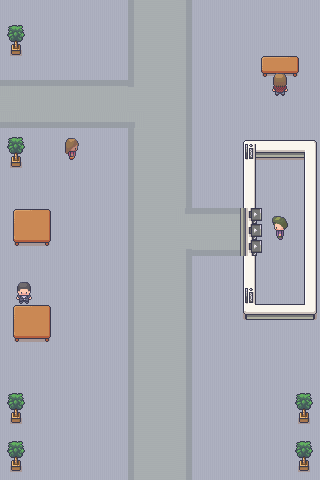

Rendered tile map (Tiled .tmx) drawn with the repository's tilesets; below, a short description and the full map source, tile grids included:
An orthogonal 20x30 tile map with 16x16 px tiles, 3 tile layers (Floor, Furniture, People), 6 tilesets.

<map version="1.10" tiledversion="1.12.1" orientation="orthogonal" renderorder="right-down" width="20" height="30" tilewidth="16" tileheight="16" infinite="0" nextlayerid="4" nextobjectid="1">
 <editorsettings>
  <export target="student union.tmj" format="json" />
 </editorsettings>
 <tileset firstgid="1" name="Room_Builder_free_16x16" tilewidth="16" tileheight="16" tilecount="391" columns="17">
  <image source="../../oldAssets/Modern tiles_Free 16x16/Interiors_free/16x16/Room_Builder_free_16x16.png" width="272" height="368" />
 </tileset>
 <tileset firstgid="392" name="Interiors_free_16x16" tilewidth="16" tileheight="16" tilecount="1424" columns="16">
  <image source="../../oldAssets/Modern tiles_Free 16x16/Interiors_free/16x16/Interiors_free_16x16.png" width="256" height="1424" />
 </tileset>
 <tileset firstgid="1816" name="Adam_16x16" tilewidth="16" tileheight="16" tilecount="336" columns="24">
  <image source="../../oldAssets/Modern tiles_Free 16x16/Characters_free/Adam_16x16.png" width="384" height="224" />
 </tileset>
 <tileset firstgid="2152" name="Alex_16x16" tilewidth="16" tileheight="16" tilecount="336" columns="24">
  <image source="../../oldAssets/Modern tiles_Free 16x16/Characters_free/Alex_16x16.png" width="384" height="224" />
 </tileset>
 <tileset firstgid="2488" name="Bob_16x16" tilewidth="16" tileheight="16" tilecount="336" columns="24">
  <image source="../../oldAssets/Modern tiles_Free 16x16/Characters_free/Bob_16x16.png" width="384" height="224" />
 </tileset>
 <tileset firstgid="2824" name="Amelia_16x16" tilewidth="16" tileheight="16" tilecount="336" columns="24">
  <image source="../../oldAssets/Modern tiles_Free 16x16/Characters_free/Amelia_16x16.png" width="384" height="224" />
 </tileset>
 <layer id="1" name="Floor" width="20" height="30">
  <data encoding="csv">
295,295,295,295,295,295,295,295,216,217,217,3221225688,295,295,295,295,295,295,295,295,
295,295,295,295,295,295,295,295,216,217,217,3221225688,295,295,295,295,295,295,295,295,
295,295,295,295,295,295,295,295,216,217,217,3221225688,295,295,295,295,295,295,295,295,
295,295,295,295,295,295,295,295,216,217,217,3221225688,295,295,295,295,295,295,295,295,
295,295,295,295,295,295,295,295,216,217,217,3221225688,295,295,295,295,295,295,295,295,
2684354776,536871128,536871128,536871128,536871128,536871128,536871128,536871128,201,217,217,3221225688,295,295,295,295,295,295,295,295,
217,1610612953,1610612953,1610612953,1610612953,1610612953,1610612953,1610612953,217,217,217,3221225688,295,295,295,295,295,295,295,295,
1610612952,3758096600,3758096600,3758096600,3758096600,3758096600,3758096600,3758096600,1610612937,217,217,3221225688,295,295,295,295,295,295,295,295,
295,295,295,295,295,295,295,295,216,217,217,3221225688,295,295,295,295,295,295,295,295,
295,295,295,295,295,295,295,295,216,217,217,3221225688,295,295,295,295,295,295,295,295,
295,295,295,295,295,295,295,295,216,217,217,3221225688,295,295,295,295,295,295,295,295,
295,295,295,295,295,295,295,295,216,217,217,3221225688,295,295,295,295,295,295,295,295,
295,295,295,295,295,295,295,295,216,217,217,3221225688,295,295,295,295,295,295,295,295,
295,295,295,295,295,295,295,295,216,217,217,2684354761,2684354776,2684354776,2684354776,295,295,295,295,295,
295,295,295,295,295,295,295,295,216,217,217,217,217,217,217,295,295,295,295,295,
295,295,295,295,295,295,295,295,216,217,217,3221225673,1610612952,1610612952,1610612952,295,295,295,295,295,
295,295,295,295,295,295,295,295,216,217,217,3221225688,295,295,295,295,295,295,295,295,
295,295,295,295,295,295,295,295,216,217,217,3221225688,295,295,295,295,295,295,295,295,
295,295,295,295,295,295,295,295,216,217,217,3221225688,295,295,295,295,295,295,295,295,
295,295,295,295,295,295,295,295,216,217,217,3221225688,295,295,295,295,295,295,295,295,
295,295,295,295,295,295,295,295,216,217,217,3221225688,295,295,295,295,295,295,295,295,
295,295,295,295,295,295,295,295,216,217,217,3221225688,295,295,295,295,295,295,295,295,
295,295,295,295,295,295,295,295,216,217,217,3221225688,295,295,295,295,295,295,295,295,
295,295,295,295,295,295,295,295,216,217,217,3221225688,295,295,295,295,295,295,295,295,
295,295,295,295,295,295,295,295,216,217,217,3221225688,295,295,295,295,295,295,295,295,
295,295,295,295,295,295,295,295,216,217,217,3221225688,295,295,295,295,295,295,295,295,
295,295,295,295,295,295,295,295,216,217,217,3221225688,295,295,295,295,295,295,295,295,
295,295,295,295,295,295,295,295,216,217,217,3221225688,295,295,295,295,295,295,295,295,
295,295,295,295,295,295,295,295,216,217,217,3221225688,295,295,295,295,295,295,295,295,
295,295,295,295,295,295,295,295,216,217,217,3221225688,295,295,295,295,295,295,295,295
</data>
 </layer>
 <layer id="2" name="Furniture" width="20" height="30">
  <data encoding="csv">
0,0,0,0,0,0,0,0,0,0,0,0,0,0,0,0,0,0,0,0,
1106,1107,0,0,0,0,0,0,0,0,0,0,0,0,0,0,0,0,0,0,
1122,1123,0,0,0,0,0,0,0,0,0,0,0,0,0,0,0,0,0,0,
1138,1139,0,0,0,0,0,0,0,0,0,0,0,0,0,0,607,608,609,0,
0,0,0,0,0,0,0,0,0,0,0,0,0,0,0,0,623,624,625,0,
0,0,0,0,0,0,0,0,0,0,0,0,0,0,0,0,0,0,0,0,
0,0,0,0,0,0,0,0,0,0,0,0,0,0,0,0,0,0,0,0,
0,0,0,0,0,0,0,0,0,0,0,0,0,0,0,0,0,0,0,0,
1106,1107,0,0,0,0,0,0,0,0,0,0,0,0,0,472,473,473,473,474,
1122,1123,0,0,0,0,0,0,0,0,0,0,0,0,0,540,489,489,489,490,
1138,1139,0,0,0,0,0,0,0,0,0,0,0,0,0,504,0,0,0,506,
0,0,0,0,0,0,0,0,0,0,0,0,0,0,0,504,0,0,0,506,
0,0,0,0,0,0,0,0,0,0,0,0,0,0,0,504,0,0,0,506,
552,553,554,555,0,0,0,0,0,0,0,0,0,0,0,2684355099,2684355083,0,0,506,
568,569,570,571,0,0,0,0,0,0,0,0,0,0,0,2684355099,2684355083,0,0,506,
584,585,586,587,0,0,0,0,0,0,0,0,0,0,0,2684355099,2684355083,0,0,506,
0,0,0,0,0,0,0,0,0,0,0,0,0,0,0,504,0,0,0,506,
0,0,0,0,0,0,0,0,0,0,0,0,0,0,0,504,0,0,0,506,
0,0,0,0,0,0,0,0,0,0,0,0,0,0,0,540,0,0,0,506,
552,553,554,555,0,0,0,0,0,0,0,0,0,0,0,520,521,521,521,522,
568,569,570,571,0,0,0,0,0,0,0,0,0,0,0,0,0,0,0,0,
584,585,586,587,0,0,0,0,0,0,0,0,0,0,0,0,0,0,0,0,
0,0,0,0,0,0,0,0,0,0,0,0,0,0,0,0,0,0,0,0,
0,0,0,0,0,0,0,0,0,0,0,0,0,0,0,0,0,0,0,0,
1106,1107,0,0,0,0,0,0,0,0,0,0,0,0,0,0,0,0,1106,1107,
1122,1123,0,0,0,0,0,0,0,0,0,0,0,0,0,0,0,0,1122,1123,
1138,1139,0,0,0,0,0,0,0,0,0,0,0,0,0,0,0,0,1138,1139,
1106,1107,0,0,0,0,0,0,0,0,0,0,0,0,0,0,0,0,1106,1107,
1122,1123,0,0,0,0,0,0,0,0,0,0,0,0,0,0,0,0,1122,1123,
1138,1139,0,0,0,0,0,0,0,0,0,0,0,0,0,0,0,0,1138,1139
</data>
 </layer>
 <layer id="3" name="People" width="20" height="30">
  <data encoding="csv">
0,0,0,0,0,0,0,0,0,0,0,0,0,0,0,0,0,0,0,0,
0,0,0,0,0,0,0,0,0,0,0,0,0,0,0,0,0,0,0,0,
0,0,0,0,0,0,0,0,0,0,0,0,0,0,0,0,0,0,0,0,
0,0,0,0,0,0,0,0,0,0,0,0,0,0,0,0,0,0,0,0,
0,0,0,0,0,0,0,0,0,0,0,0,0,0,0,0,0,2208,0,0,
0,0,0,0,0,0,0,0,0,0,0,0,0,0,0,0,0,2232,0,0,
0,0,0,0,0,0,0,0,0,0,0,0,0,0,0,0,0,0,0,0,
0,0,0,0,0,0,0,0,0,0,0,0,0,0,0,0,0,0,0,0,
0,0,0,0,2824,0,0,0,0,0,0,0,0,0,0,0,0,0,0,0,
0,0,0,0,2848,0,0,0,0,0,0,0,0,0,0,0,0,0,0,0,
0,0,0,0,0,0,0,0,0,0,0,0,0,0,0,0,0,0,0,0,
0,0,0,0,0,0,0,0,0,0,0,0,0,0,0,0,0,0,0,0,
0,0,0,0,0,0,0,0,0,0,0,0,0,0,0,0,0,0,0,0,
0,0,0,0,0,0,0,0,0,0,0,0,0,0,0,0,0,1878,0,0,
0,0,0,0,0,0,0,0,0,0,0,0,0,0,0,0,0,1902,0,0,
0,0,0,0,0,0,0,0,0,0,0,0,0,0,0,0,0,0,0,0,
0,0,0,0,0,0,0,0,0,0,0,0,0,0,0,0,0,0,0,0,
0,2491,0,0,0,0,0,0,0,0,0,0,0,0,0,0,0,0,0,0,
0,2515,0,0,0,0,0,0,0,0,0,0,0,0,0,0,0,0,0,0,
0,0,0,0,0,0,0,0,0,0,0,0,0,0,0,0,0,0,0,0,
0,0,0,0,0,0,0,0,0,0,0,0,0,0,0,0,0,0,0,0,
0,0,0,0,0,0,0,0,0,0,0,0,0,0,0,0,0,0,0,0,
0,0,0,0,0,0,0,0,0,0,0,0,0,0,0,0,0,0,0,0,
0,0,0,0,0,0,0,0,0,0,0,0,0,0,0,0,0,0,0,0,
0,0,0,0,0,0,0,0,0,0,0,0,0,0,0,0,0,0,0,0,
0,0,0,0,0,0,0,0,0,0,0,0,0,0,0,0,0,0,0,0,
0,0,0,0,0,0,0,0,0,0,0,0,0,0,0,0,0,0,0,0,
0,0,0,0,0,0,0,0,0,0,0,0,0,0,0,0,0,0,0,0,
0,0,0,0,0,0,0,0,0,0,0,0,0,0,0,0,0,0,0,0,
0,0,0,0,0,0,0,0,0,0,0,0,0,0,0,0,0,0,0,0
</data>
 </layer>
</map>
